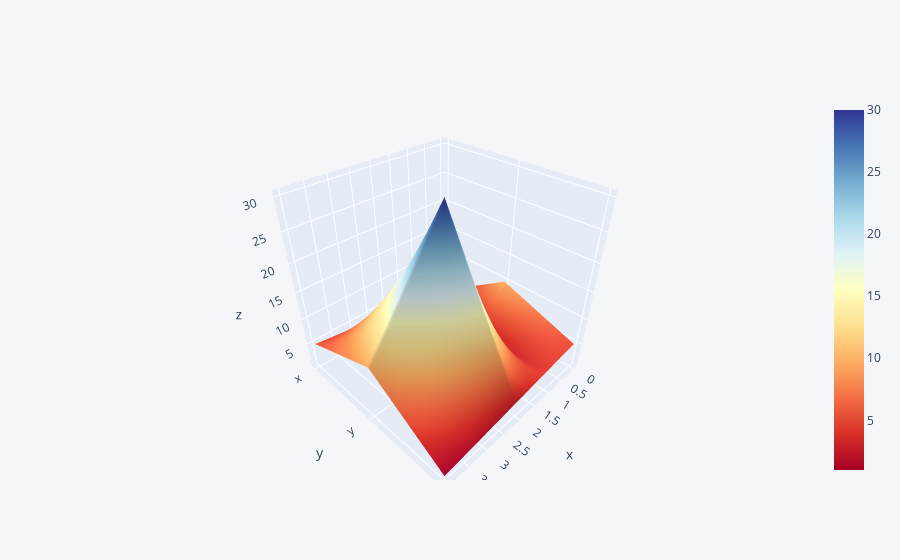

The cell this chart's notebook holds for it:
### Code cell
df3.iplot(kind='surface',colorscale='rdylbu')

### Figure 1 — Plotly figure (JSON) as saved in the notebook; plotly's stock layout.template omitted (floating-point values rounded to 4 significant figures)
{"data": [{"colorscale": [[0, "rgb(165,0,38)"], [0.1, "rgb(215,48,39)"], [0.2, "rgb(244,109,67)"], [0.3, "rgb(253,174,97)"], [0.4, "rgb(254,224,144)"], [0.5, "rgb(255,255,191)"], [0.6, "rgb(224,243,248)"], [0.7, "rgb(171,217,233)"], [0.8, "rgb(116,173,209)"], [0.9, "rgb(69,117,180)"], [1, "rgb(49,54,149)"]], "type": "surface", "x": [0, 1, 2, 3, 4], "y": ["x", "y", "z"], "z": [[1, 2, 3, 4, 5], [10, 2, 30, 20, 10], [5, 4, 3, 2, 1]]}], "layout": {"legend": {"bgcolor": "#F5F6F9", "font": {"color": "#4D5663"}}, "paper_bgcolor": "#F5F6F9", "plot_bgcolor": "#F5F6F9", "title": {"font": {"color": "#4D5663"}}, "xaxis": {"gridcolor": "#E1E5ED", "showgrid": true, "tickfont": {"color": "#4D5663"}, "title": {"font": {"color": "#4D5663"}, "text": ""}, "zerolinecolor": "#E1E5ED"}, "yaxis": {"gridcolor": "#E1E5ED", "showgrid": true, "tickfont": {"color": "#4D5663"}, "title": {"font": {"color": "#4D5663"}, "text": ""}, "zerolinecolor": "#E1E5ED"}}}
